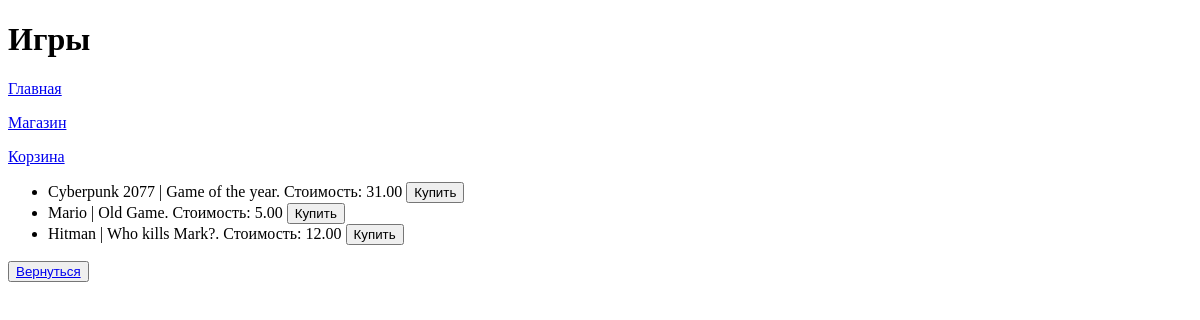
The page /platform/games/ on the database as committed earlier.
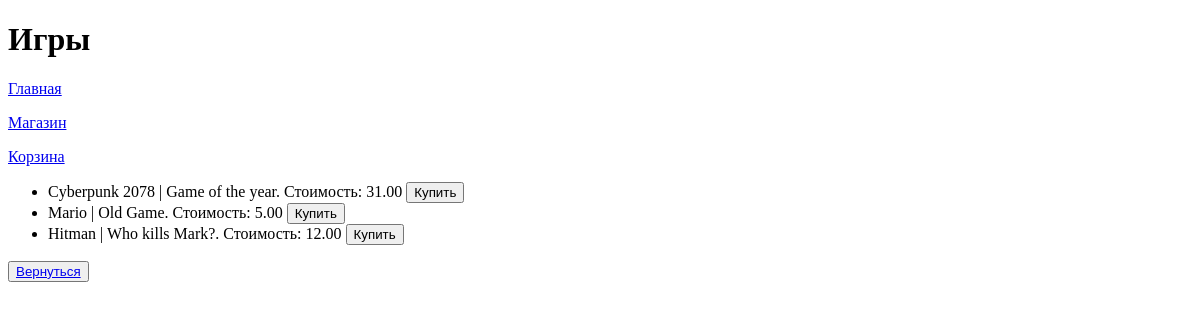
The same page on the database as committed later.
### task1/models.py (models this page shows)
class Game(models.Model):
    title = models.CharField(max_length=200)
    cost = models.DecimalField(max_digits=6, decimal_places=2)
    size = models.DecimalField(max_digits=12, decimal_places=2)
    description = models.TextField()
    age_limit = models.BooleanField(default=False)
    buyer = models.ManyToManyField(Buyer, related_name='games')

### task1/views.py (the view)
# urls.py: path('platform/games/', games_view),
def games_view(request):
    title = 'Игры'
    games = Game.objects.all()
    context = {
        'title': title,
        'main_page' : 'Главная',
        'shop_page' : 'Магазин',
        'cart_page' : 'Корзина',
        'games' : games
    }
    return render(request, 'games.html', context)

### templates/games.html (shortened to what this page needs)
{% extends "main.html" %}
{% block pagename %}
    {{ block.super }}
{% endblock %}
{% block content %}
    <ul>
        {% for game in games %}
            <li>{{game.title}} | {{game.description}}. Стоимость: {{game.cost}} <button>Купить</button></li>
        {% endfor %}
    </ul>
    <button><a href="/platform/">Вернуться</a></button>
{% endblock %}

### templates/main.html (shortened to what this page needs)
<!DOCTYPE html>
<html lang="en">
<head>
</head>
<body>
    <pagename>
        {% block pagename %}
            <h1>{{title}}</h1>
        {% endblock %}
    </pagename>
    <menublock>
        {% block menu %}
            <p><a href="/platform/">{{ main_page }}</a></p>
            <p><a href="/platform/games/">{{ shop_page }}</a></p>
            <p><a href="/platform/cart/">{{ cart_page }}</a></p>
        {% endblock %}
    </menublock>
    <content>
        {% block content %}
        {% endblock %}
    </content>
</body>
</html>

Rows that differ between the two databases and show on the page:
changed Game "Game of the year": title "Cyberpunk 2077" → "Cyberpunk 2078"
